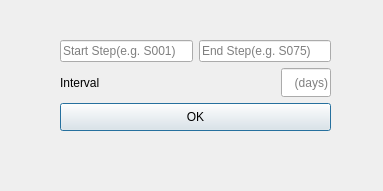
<?xml version="1.0" encoding="UTF-8"?>
<ui version="4.0">
 <class>Dialog</class>
 <widget class="QDialog" name="Dialog">
  <property name="geometry">
   <rect>
    <x>0</x>
    <y>0</y>
    <width>383</width>
    <height>191</height>
   </rect>
  </property>
  <property name="windowTitle">
   <string>Dialog</string>
  </property>
  <widget class="QWidget" name="verticalLayoutWidget">
   <property name="geometry">
    <rect>
     <x>60</x>
     <y>40</y>
     <width>271</width>
     <height>91</height>
    </rect>
   </property>
   <layout class="QVBoxLayout" name="verticalLayout">
    <item>
     <layout class="QHBoxLayout" name="horizontalLayout_12">
      <item>
       <widget class="QLineEdit" name="start_step_lineEdit">
        <property name="text">
         <string/>
        </property>
        <property name="placeholderText">
         <string>Start Step(e.g. S001)</string>
        </property>
       </widget>
      </item>
      <item>
       <widget class="QLineEdit" name="end_step_lineEdit">
        <property name="text">
         <string/>
        </property>
        <property name="placeholderText">
         <string>End Step(e.g. S075)</string>
        </property>
       </widget>
      </item>
     </layout>
    </item>
    <item>
     <layout class="QHBoxLayout" name="horizontalLayout">
      <item>
       <widget class="QLabel" name="interval_label">
        <property name="text">
         <string>Interval</string>
        </property>
       </widget>
      </item>
      <item>
       <spacer name="horizontalSpacer">
        <property name="orientation">
         <enum>Qt::Horizontal</enum>
        </property>
        <property name="sizeHint" stdset="0">
         <size>
          <width>40</width>
          <height>20</height>
         </size>
        </property>
       </spacer>
      </item>
      <item>
       <widget class="QLineEdit" name="days_lineEdit">
        <property name="sizePolicy">
         <sizepolicy hsizetype="Preferred" vsizetype="Preferred">
          <horstretch>0</horstretch>
          <verstretch>0</verstretch>
         </sizepolicy>
        </property>
        <property name="maximumSize">
         <size>
          <width>50</width>
          <height>16777215</height>
         </size>
        </property>
        <property name="alignment">
         <set>Qt::AlignRight|Qt::AlignTrailing|Qt::AlignVCenter</set>
        </property>
        <property name="placeholderText">
         <string>(days)</string>
        </property>
       </widget>
      </item>
     </layout>
    </item>
    <item>
     <widget class="QPushButton" name="interval_push">
      <property name="sizePolicy">
       <sizepolicy hsizetype="Preferred" vsizetype="Preferred">
        <horstretch>0</horstretch>
        <verstretch>0</verstretch>
       </sizepolicy>
      </property>
      <property name="text">
       <string>OK</string>
      </property>
     </widget>
    </item>
   </layout>
  </widget>
 </widget>
 <resources/>
 <connections/>
</ui>
